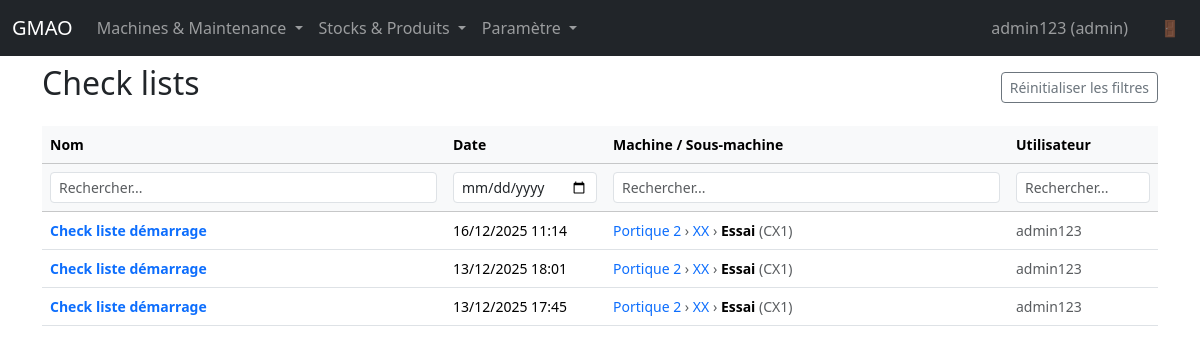
Screenshot of /checklists/manage (signed in) with the database file from the repository.
### app.py (models this page shows, shortened)
class User(UserMixin, db.Model):
    id = db.Column(db.Integer, primary_key=True)
    username = db.Column(db.String(80), unique=True, nullable=False)
    password_hash = db.Column(db.String(255), nullable=False)
    user_type = db.Column(db.String(20), nullable=False)

class ChecklistInstance(db.Model):
    id = db.Column(db.Integer, primary_key=True)
    template_id = db.Column(db.Integer, db.ForeignKey("checklist_template.id"), nullable=False)
    machine_id = db.Column(db.Integer, db.ForeignKey("machine.id"), nullable=False)
    user_id = db.Column(db.Integer, db.ForeignKey("user.id"))
    created_at = db.Column(db.DateTime, nullable=False, default=dt.datetime.utcnow)
    comment = db.Column(db.Text)
    template = db.relationship("ChecklistTemplate", back_populates="instances")
    machine = db.relationship("Machine", backref="checklist_instances")
    user = db.relationship("User")
    values = db.relationship(
        "ChecklistInstanceValue",
        back_populates="instance",
        cascade="all, delete-orphan",
    )

class ChecklistTemplate(db.Model):
    id = db.Column(db.Integer, primary_key=True)
    machine_id = db.Column(db.Integer, db.ForeignKey("machine.id"), nullable=False)
    name = db.Column(db.String(200), nullable=False)
    created_at = db.Column(db.DateTime, nullable=False, default=dt.datetime.utcnow)
    machine = db.relationship("Machine", backref="checklist_templates")
    items = db.relationship(
        "ChecklistItem",
        back_populates="template",
        cascade="all, delete-orphan",
        order_by="ChecklistItem.id",
    )
    instances = db.relationship(
        "ChecklistInstance",
        back_populates="template",
        cascade="all, delete-orphan",
        order_by="ChecklistInstance.created_at.desc()",
    )

class Machine(db.Model):
    id = db.Column(db.Integer, primary_key=True)
    name = db.Column(db.String(120), nullable=False)
    code = db.Column(db.String(50), unique=True, nullable=False)
    parent_id = db.Column(db.Integer, db.ForeignKey("machine.id"))
    hour_counter_enabled = db.Column(db.Boolean, default=False)
    hours = db.Column(db.Float, default=0.0)
    counter_unit = db.Column(db.String(20), nullable=True)  # Unité du compteur (h, cycles, anneaux, etc.)
    stock_id = db.Column(db.Integer, db.ForeignKey("stock.id"), nullable=True)  # Stock associé par défaut
    parent = db.relationship("Machine", remote_side=[id], backref="children")
    stock = db.relationship("Stock")
    counters = db.relationship("Counter", back_populates="machine", cascade="all, delete-orphan")

### app.py (the view, shortened to what this page needs)
@app.route("/checklists/manage")
@login_required
def checklists_manage():
    filter_name = request.args.get('filter_name', '').strip().lower()
    filter_date = request.args.get('filter_date', '').strip()
    filter_machine = request.args.get('filter_machine', '').strip().lower()
    filter_user = request.args.get('filter_user', '').strip().lower()
    try:
        entries = ChecklistInstance.query.options(
            joinedload(ChecklistInstance.template),
            joinedload(ChecklistInstance.machine),
            joinedload(ChecklistInstance.user),
        ).order_by(ChecklistInstance.created_at.desc()).all()
    except Exception:
        entries = ChecklistInstance.query.order_by(ChecklistInstance.created_at.desc()).all()
    checklists = []
    for entry in entries:
        try:
            if not entry:
                continue
            template = entry.template if hasattr(entry, "template") else None
            if not template and entry.template_id:
                template = ChecklistTemplate.query.get(entry.template_id)
            if template:
                machine = entry.machine if hasattr(entry, "machine") else None
                if not machine and entry.machine_id:
                    machine = Machine.query.get(entry.machine_id)
                user = entry.user if hasattr(entry, "user") else None
                if not user and entry.user_id:
                    user = User.query.get(entry.user_id)
                checklists.append(
                    {
                        "name": template.name,
                        "date": entry.created_at,
                        "machine": machine,
                        "user": user,
                        "id": entry.id,
                        "url": url_for(
                            "checklist_instance_detail",
                            machine_id=entry.machine_id,
                            template_id=entry.template_id,
                            instance_id=entry.id,
                        ),
                    }
                )
        except Exception as e:
            import traceback
            print(f"Erreur lors du traitement de l'entrée {entry.id if entry else 'unknown'}: {e}")
            traceback.print_exc()
            continue
    filtered_checklists = checklists
    if filter_name:
        filtered_checklists = [c for c in filtered_checklists if filter_name in c['name'].lower()]
    if filter_user:
        filtered_checklists = [
            c for c in filtered_checklists
            if c['user'] and filter_user in (c['user'].username or '').lower()
        ]
    filtered_checklists.sort(key=lambda x: x['date'], reverse=True)
    return render_template(
        "checklists_manage.html",
        checklists=filtered_checklists,
        filter_name=filter_name,
        filter_date=filter_date,
        filter_machine=filter_machine,
        filter_user=filter_user
    )

### app.py (called while the page is built)
@login_manager.user_loader
def load_user(user_id):
    return User.query.get(int(user_id))

def machine_lineage(machine):
    nodes = []
    current = machine
    while current:
        nodes.append(current)
        current = current.parent
    return list(reversed(nodes))

@app.context_processor
def inject_now():
    return {"now": dt.datetime.utcnow()}

### templates/checklists_manage.html (shortened to what this page needs)
{% extends "base.html" %}
{% block content %}
<div class="d-flex justify-content-between align-items-center mb-3">
<h2>Check lists</h2>
  <div class="btn-group">
    <a href="{{ url_for('checklists_manage') }}" class="btn btn-outline-secondary btn-sm">Réinitialiser les filtres</a>
  </div>
</div>
{% if checklists %}
<div class="table-responsive">
  <table class="table table-hover align-middle" style="font-size: 0.875rem;">
    <thead class="table-light">
      <tr>
        <th>Nom</th>
        <th style="width: 150px;">Date</th>
        <th>Machine / Sous-machine</th>
        <th style="width: 150px;">Utilisateur</th>
      </tr>
      <tr>
        <th>
          <input type="text" class="form-control form-control-sm" name="filter_name" id="filter_name"
                 placeholder="Rechercher..." value="{{ filter_name }}">
        </th>
        <th>
          <input type="date" class="form-control form-control-sm" name="filter_date" id="filter_date"
                 value="{{ filter_date }}">
        </th>
        <th>
          <input type="text" class="form-control form-control-sm" name="filter_machine" id="filter_machine"
                 placeholder="Rechercher..." value="{{ filter_machine }}">
        </th>
        <th>
          <input type="text" class="form-control form-control-sm" name="filter_user" id="filter_user"
                 placeholder="Rechercher..." value="{{ filter_user }}">
        </th>
      </tr>
    </thead>
    <tbody>
      {% for checklist in checklists %}
      <tr>
        <td>
          <a href="{{ checklist.url }}" class="text-decoration-none fw-semibold">{{ checklist.name }}</a>
        </td>
        <td>{{ checklist.date.strftime("%d/%m/%Y %H:%M") }}</td>
        <td>
          {% set lineage = machine_lineage(checklist.machine) %}
          {% for node in lineage %}
            {% if loop.last %}
              <strong>{{ node.name }}</strong>
              {% if node.code %}
              <span class="text-muted">({{ node.code }})</span>
              {% endif %}
            {% else %}
              <a href="{{ url_for('machine_detail', machine_id=node.id) }}" class="text-decoration-none">{{ node.name }}</a>
              <span class="text-muted"> › </span>
            {% endif %}
          {% endfor %}
        </td>
        <td>
          {% if checklist.user %}
          <span class="text-muted">{{ checklist.user.username }}</span>
          {% else %}
          <span class="text-muted fst-italic">Non renseigné</span>
          {% endif %}
        </td>
      </tr>
      {% endfor %}
    </tbody>
  </table>
</div>
{% else %}
<div class="alert alert-info">
  <p class="mb-0">Aucune checklist enregistrée{% if filter_name or filter_date or filter_machine or filter_user %} correspondant aux filtres{% endif %}.</p>
</div>
{% endif %}
{% endblock %}

### templates/base.html (shortened to what this page needs)
<!doctype html>
<html lang="fr">
  <head>
    <link
      href="https://cdn.jsdelivr.net/npm/bootstrap@5.3.3/dist/css/bootstrap.min.css"
      rel="stylesheet"
    />
  </head>
  <body>
    <nav class="navbar navbar-expand-lg navbar-dark bg-dark fixed-top">
      <div class="container-fluid">
        <a class="navbar-brand" href="{{ url_for('index') }}">GMAO</a>
        <div class="collapse navbar-collapse" id="navbarNav">
          {% if current_user.is_authenticated %}
          <ul class="navbar-nav me-auto">
            <li class="nav-item dropdown">
              <a class="nav-link dropdown-toggle" href="#" id="navbarDropdown2" role="button" data-bs-toggle="dropdown" aria-expanded="false">
                Machines & Maintenance
              </a>
            </li>
            <li class="nav-item dropdown">
              <a class="nav-link dropdown-toggle" href="#" id="navbarDropdown3" role="button" data-bs-toggle="dropdown" aria-expanded="false">
                Stocks & Produits
              </a>
            </li>
            {% if current_user.user_type == 'admin' %}
            <li class="nav-item dropdown">
              <a class="nav-link dropdown-toggle" href="#" id="navbarDropdownParams" role="button" data-bs-toggle="dropdown" aria-expanded="false">
                Paramètre
              </a>
            </li>
            {% endif %}
          </ul>
          <ul class="navbar-nav">
            <li class="nav-item">
              <span class="nav-link me-3" style="cursor: default;">{{ current_user.username }} ({{ current_user.user_type }})</span>
            </li>
            <li class="nav-item">
              <a class="nav-link" href="{{ url_for('logout') }}" title="Déconnexion">🚪</a>
            </li>
          </ul>
          {% else %}
          <ul class="navbar-nav ms-auto">
            <li class="nav-item">
              <a class="nav-link" href="{{ url_for('login') }}">Connexion</a>
            </li>
          </ul>
          {% endif %}
        </div>
      </div>
    </nav>
    <main class="container">
      {% block content %}{% endblock %}
    </main>
  </body>
</html>

### templates/base.html (style rules this page uses)
body { padding-top: 4rem; }

### rows the page displays
User: username "admin123", user_type "admin"
ChecklistInstance: name "Check liste démarrage", date "16/12/2025 11:14", user.username "admin123", date "13/12/2025 18:01", date "13/12/2025 17:45"
Machine: name "Portique 2"
Machine: name "XX"
Machine: name "Essai", code "CX1"
